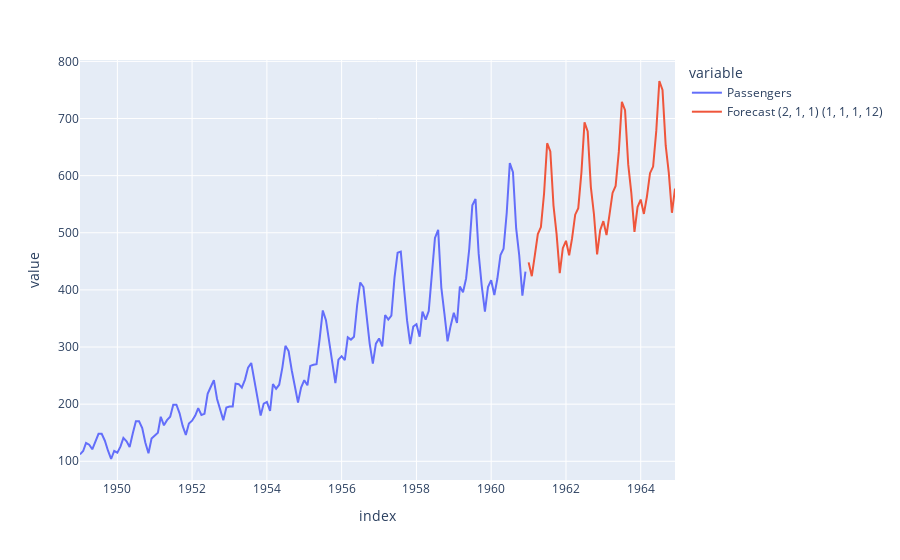

Source (notebook cell):
### Code cell
df_pred.plot()

### Figure 1 — Plotly figure (JSON) as saved in the notebook; plotly's stock layout.template omitted (floating-point values rounded to 4 significant figures; data arrays with more than 128 entries replaced by an {"elided": "..."} marker saying what was removed)
{"data": [{"hovertemplate": "variable=Passengers<br>index=%{x}<br>value=%{y}<extra></extra>", "legendgroup": "Passengers", "line": {"color": "#636efa", "dash": "solid"}, "marker": {"symbol": "circle"}, "mode": "lines", "name": "Passengers", "orientation": "v", "showlegend": true, "type": "scatter", "x": {"elided": "192 str values"}, "xaxis": "x", "y": {"elided": "192 int values"}, "yaxis": "y"}, {"hovertemplate": "variable=Forecast (2, 1, 1) (1, 1, 1, 12)<br>index=%{x}<br>value=%{y}<extra></extra>", "legendgroup": "Forecast (2, 1, 1) (1, 1, 1, 12)", "line": {"color": "#EF553B", "dash": "solid"}, "marker": {"symbol": "circle"}, "mode": "lines", "name": "Forecast (2, 1, 1) (1, 1, 1, 12)", "orientation": "v", "showlegend": true, "type": "scatter", "x": {"elided": "192 str values"}, "xaxis": "x", "y": {"elided": "192 float values"}, "yaxis": "y"}], "layout": {"legend": {"title": {"text": "variable"}, "tracegroupgap": 0}, "margin": {"t": 60}, "xaxis": {"anchor": "y", "domain": [0, 1], "title": {"text": "index"}}, "yaxis": {"anchor": "x", "domain": [0, 1], "title": {"text": "value"}}}}
